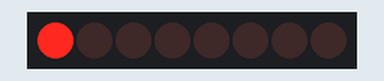
Recording of a sketch running on a simulated Arduino Uno, built with avr-gcc and run on an emulated ATmega328P. Shown: 8 shift-register outputs drawn as a row of LEDs (first output left, lit = HIGH). Wiring (inferred from the names in the program): shift register (74HC595): data pin 11; shift clock pin 12; latch pin 8. Wiring (inferred from the signals the program sends): row of LEDs: on Q0, Q1, Q2, Q3, Q4, Q5, Q6, Q7.

Above: at 0.1 s.
At 2.1 s:
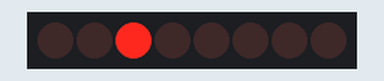
At 3.1 s:
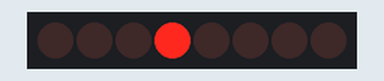
At 6.1 s:
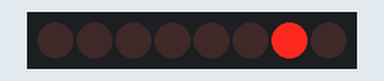
At 21.9 s:
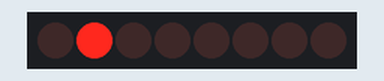
At 27.9 s:
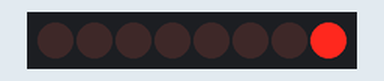
Timing chart, 0 to 40.0 s (numbered marks = the images above):
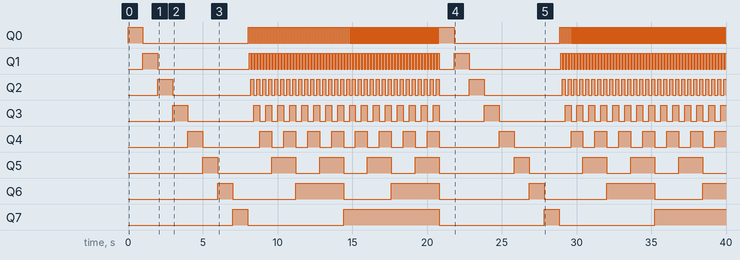

The sketch:

74hc595.ino
```cpp
//**************************************************************//
//  Name    : shiftOutCode, Hello World
//  Author  : Carlyn Maw,Tom Igoe, David A. Mellis
//  Date    : 25 Oct, 2006
//  Modified: 23 Mar 2010
//  Version : 2.0
//  Notes   : Code for using a 74HC595 Shift Register           //
//          : to count from 0 to 255
//****************************************************************

//Pin connected to ST_CP of 74HC595
int latchPin = 8;
//Pin connected to SH_CP of 74HC595
int clockPin = 12;
//Pin connected to DS of 74HC595
int dataPin = 11;

// ---------------------------------------------------------
void setup() {
  //set pins to output so you can control the shift register
  pinMode(latchPin, OUTPUT);
  pinMode(clockPin, OUTPUT);
  pinMode(dataPin, OUTPUT);
}

// ---------------------------------------------------------
void loop()
{
  cycleOutputs();
  displayAllNumbers();
}

// ---------------------------------------------------------
void displayAllNumbers()
{
  int numberToDisplay;

  for (numberToDisplay = 0; numberToDisplay < 256; numberToDisplay++) {
    displayNumber(numberToDisplay);
    delay(50);
  }

}

// ---------------------------------------------------------
void cycleOutputs()
{
  int outN;

  for (outN = 1; outN < 9; outN++) {
    enableOutput(outN);
    delay(1000);
  }

}

// ---------------------------------------------------------
void enableOutput(int outNum)
{
  int num;
  if ((outNum <= 0) || (outNum > 8))
    return;

  num = (1 << (outNum - 1));
  displayNumber(num);
}

// ---------------------------------------------------------
void displayNumber(int num)
{
  digitalWrite(latchPin, LOW);
  // shift out the bits:
  shiftOut(dataPin, clockPin, MSBFIRST, num);

  //take the latch pin high so the LEDs will light up:
  digitalWrite(latchPin, HIGH);
}
```

Measured:
- by itself, Q1: LOW → HIGH at 1.0 s, → LOW 1.0 s later, → HIGH 6.1 s later, → LOW 0.10 s later, … (243 changes in this stretch)
- by itself, Q2: LOW → HIGH at 2.0 s, → LOW 1.0 s later, → HIGH 5.2 s later, → LOW 0.20 s later, … (123 changes in this stretch)
- by itself, Q3: LOW → HIGH at 3.0 s, → LOW 1.0 s later, → HIGH 4.4 s later, → LOW 0.40 s later, … (63 changes in this stretch)
- by itself, Q4: LOW → HIGH at 4.0 s, → LOW 1.0 s later, → HIGH 3.8 s later, → LOW 0.80 s later, … (33 changes in this stretch)
- by itself, Q5: LOW → HIGH at 5.0 s, → LOW 1.0 s later, → HIGH 3.6 s later, → LOW 1.6 s later, … (18 changes in this stretch)
- by itself, Q6: LOW → HIGH at 6.0 s, → LOW 1.0 s later, → HIGH 4.2 s later, → LOW 3.2 s later, … (11 changes in this stretch)
- by itself, Q7: goes HIGH 1.0 s, LOW 6.4 s, HIGH 6.4 s, LOW 7.0 s, HIGH 1.0 s, LOW 6.4 s, then HIGH
